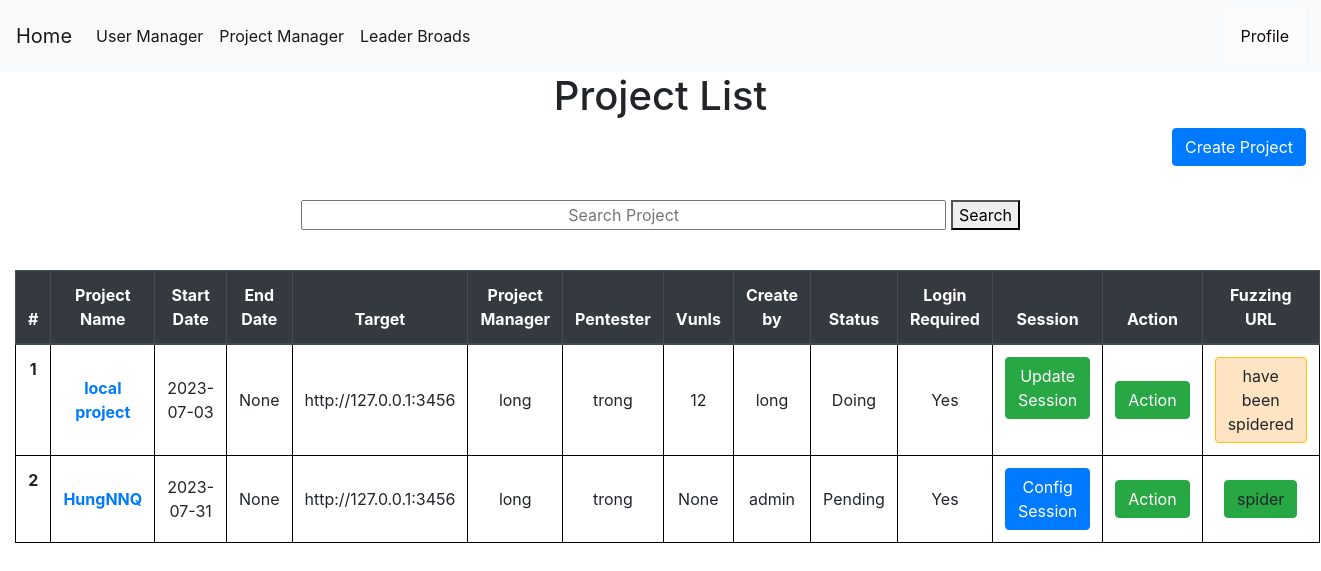
Page /projectmanager (signed in) on the earlier database version.
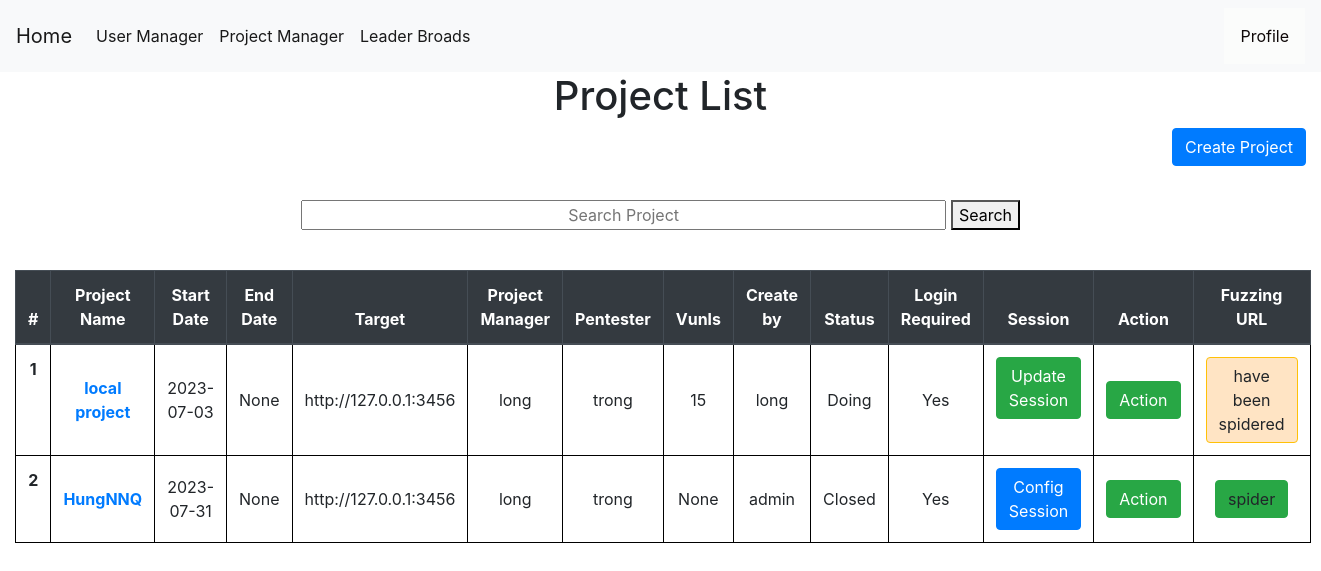
Same page on the later database version.
### tables this page shows
CREATE TABLE projects (
    projectid INTEGER PRIMARY KEY AUTOINCREMENT,
    projectname TEXT NOT NULL,
    startdate date NOT NULL,
    enddate date,
    vunls int,
    target text not null,
    securitylevel TEXT,
    manager TEXT ,
    pentester TEXT ,
    status TEXT NOT NULL,
    create_by INTEGER ,
    isspider INTEGER DEFAULT 0,
    login INTEGER NOT NULL,
    isconfig INTEGER NOT NULL DEFAULT 0,
    FOREIGN KEY (pentester) REFERENCES users(username) ON DELETE CASCADE
    FOREIGN KEY (manager) REFERENCES users(username) ON DELETE CASCADE
    FOREIGN KEY (create_by) REFERENCES users(userid) ON DELETE CASCADE
);

### app.py (the view)
@app.route('/projectmanager', methods=('GET', 'POST'))
def showproject():
    msg = ''
    if session["userid"] == None:
        return redirect(url_for('login'))
    currentuser = get_current_user()
    conn = get_db_connection()
    projects = conn.execute('SELECT * FROM projects where pentester = ? OR manager = ?',(currentuser["username"],currentuser["username"],)).fetchall()
    allprojects = conn.execute('SELECT * FROM projects').fetchall()
    users = conn.execute('SELECT * FROM users').fetchall()
    conn.commit()
    conn.close()
    return render_template('show_project.html', allprojects=allprojects,currentuser=currentuser,projects=projects,users=users,msg=msg)

### app.py (called while the page is built)
def get_db_connection():
    conn = sqlite3.connect('database.db')
    conn.row_factory = sqlite3.Row
    return conn

def get_current_user():
    userid = session["userid"]
    conn = get_db_connection()
    user = conn.execute('SELECT * FROM users WHERE userid = ?',(userid,)).fetchone()
    conn.commit()
    conn.close()
    return user

### templates/show_project.html (shortened to what the changed rows need)
{% extends 'base.html' %}
{% block content %}
    <center><h1>{% block title %}  Project List  {% endblock %}</h1></center>
    <link rel= "stylesheet" type= "text/css" href= "{{ url_for('static',filename='css/showuser.css') }}">
    <link rel= "stylesheet" type= "text/css" href= "{{ url_for('static',filename='css/loading.css') }}">
<div >
    <table class="table" style="width:100%">
        <thead class="thead-dark" style="width:100%">
          <tr>
            <th style="text-align: center"scope="col">#</th>
            <th style="text-align: center"scope="col">Project Name</th>
            <th style="text-align: center"scope="col">Start Date</th>
            <th style="text-align: center"scope="col">End Date</th>
            <th style="text-align: center"scope="col">Target</th>
            <th style="text-align: center"scope="col">Project Manager</th>
            <th style="text-align: center"scope="col">Pentester</th>
            <th style="text-align: center"scope="col">Vunls</th>
            <th style="text-align: center"scope="col">Create by</th>
            <th style="text-align: center"scope="col">Status</th>
            <th style="text-align: center"scope="col">Login Required</th>
            <th style="text-align: center"scope="col">Session</th>
            <th style="text-align: center;width: 10%;"scope="col">Action</th>
            <th style="text-align: center"scope="col">Fuzzing URL</th>
          </tr>
        </thead>
        <tbody>
        {% if currentuser["role"] == 'Administrator' %}
          {% for project in allprojects %}
          <tr >
            <th style="text-align: center" class="counterCell"></th>
            <th style="text-align: center"class="align-middle" scope="row"><a href="{{ url_for('project_detail',id= project.projectid) }} ">{{ project.projectname }}</a></th>
            <td style="text-align: center"class="align-middle" >{{ project.startdate }}</td>
            <td style="text-align: center"class="align-middle" >{{ project.enddate }}</td>
            <td style="text-align: center"class="align-middle" >{{ project.target }}</a></td>
            <td style="text-align: center"class="align-middle" >{{ project.manager }}</td>
            <td style="text-align: center"class="align-middle" >{{ project.pentester }}</td>
            <td style="text-align: center"class="align-middle" >{{ project.vunls }}</td>
            <td style="text-align: center"class="align-middle" >{{ project.create_by }}</td>
            <td style="text-align: center"class="align-middle" >{{ project.status }}</td>
            {% if project.login == 1 %}
            <td style="text-align: center"class="align-middle" >Yes</td>
            {% else %}
            <td style="text-align: center"class="align-middle" >No</td>
            {% endif %}
            <td>
            {% if project.login == 1 %}
              {% if project.isconfig == 0%}
              <a style="text-align: center" href="{{ url_for('cookies_config',id= project.projectid) }}" class="btn btn-primary">Config Session</a>
              {% else %}
              <a style="text-align: center" href="{{ url_for('cookies_update',id= project.projectid) }}" class="btn btn-success">Update Session</a>
              {% endif%}
            {% else %}
            <a></a>
            {% endif %}
            </td>
            <td style="text-align: center" class="align-middle" >
              <div style="float:center;" class="dropdown">
                <button class="btn btn-success" class="dropbtn">Action</button>
              </div>
            </td>
            <td style="text-align: center" class="align-middle" >
                      {% if project.isspider != 1 %}
                      <a  style="text-align: center"class="btn btn-success" onclick="loadScreen({{project.projectid}})">spider</a>
                      {% else %}
                      <a class="btn btn-warning" style="background-color: bisque;" style="text-align: center" class="align-middle" >
                        have been spidered
                      </a>
                      {% endif %}
            </td>
          </tr>
      {% endfor %}
        {% endif %}
        </tbody>
      </table>
    </div>
{% endblock %}

Differences in the rows shown:
changed projects "local project": vunls "12" → "15"
changed projects "HungNNQ": status "Pending" → "Closed"
